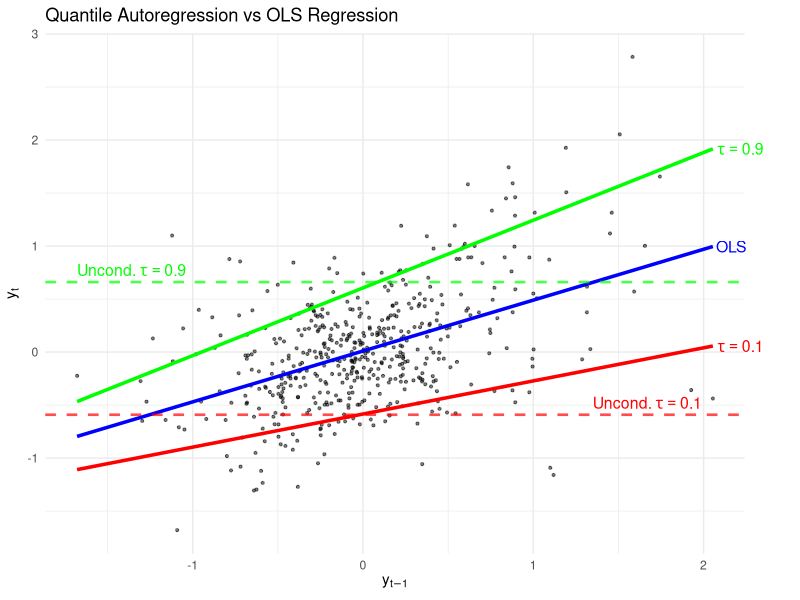

Write R code to recreate this figure.
library(quantreg)
library(ggplot2)

set.seed(11)

# -------------------------
# 1. Simulate heteroskedastic AR(1)
# -------------------------
n <- 500
phi <- 0.5

y <- numeric(n)
eps <- rnorm(n)

for (t in 2:n) {
  sigma_t <- 0.3 + 0.4 * abs(y[t-1])   # state-dependent variance
  y[t] <- phi * y[t-1] + sigma_t * eps[t]
}

df <- data.frame(
  y = y[-1],
  y_lag = y[-n]
)

# -------------------------
# 2. OLS
# -------------------------
ols_model <- lm(y ~ y_lag, data = df)

# -------------------------
# 3. QAR(1) for multiple taus
# -------------------------
tau_vals <- c(0.1, 0.9)

qar_models <- lapply(tau_vals, function(tau) {
  rq(y ~ y_lag, tau = tau, data = df)
})

# -------------------------
# 4. Prediction grid
# -------------------------
x_grid <- seq(min(df$y_lag), max(df$y_lag), length.out = 200)
pred_df <- data.frame(y_lag = x_grid)

pred_df$OLS <- predict(ols_model, newdata = pred_df)

for (i in seq_along(tau_vals)) {
  pred_df[[paste0("QAR_", tau_vals[i])]] <-
    predict(qar_models[[i]], newdata = pred_df)
}

# -------------------------
# 5. Plot
# -------------------------
# Get rightmost x-position
x_pos <- max(pred_df$y_lag)

# Get corresponding y-values at right edge
y_ols  <- tail(pred_df$OLS, 1)
y_q01  <- tail(pred_df$QAR_0.1, 1)
y_q09  <- tail(pred_df$QAR_0.9, 1)

#unconditional quantiles
q01_uncond <- quantile(df$y, 0.1)
q09_uncond <- quantile(df$y, 0.9)

#plot
ggplot(df, aes(x = y_lag, y = y)) +
  geom_point(alpha = 0.5, color = "black", size = 0.75) +
  
  geom_line(data = pred_df, aes(y = OLS), color = "blue", size = 1.2) +
  geom_line(data = pred_df, aes(y = QAR_0.1), color = "red", size = 1.2) +
  geom_line(data = pred_df, aes(y = QAR_0.9), color = "green", size = 1.2) +
  
  # Unconditional quantiles
  geom_hline(yintercept = q01_uncond,
             linetype = "dashed",
             color = "red",
             alpha = 0.7,
             size = 0.9) +
  
  geom_hline(yintercept = q09_uncond,
             linetype = "dashed",
             color = "green",
             alpha = 0.7,
             size = 0.9) +
  
  # Labels for conditional lines
  annotate("text", x = x_pos, y = y_ols,
           label = "OLS",
           color = "blue", hjust = -0.1, size = 4) +
  
  annotate("text", x = x_pos, y = y_q01,
           label = expression(tau == 0.1),
           color = "red", hjust = -0.1, size = 4) +
  
  annotate("text", x = x_pos, y = y_q09,
           label = expression(tau == 0.9),
           color = "green", hjust = -0.1, size = 4) +
  
  # Labels for unconditional quantiles
  annotate("text",
           x = x_pos,
           y = q01_uncond,
           label = expression("Uncond." ~ tau == 0.1),
           color = "red",
           hjust = 1.1,
           vjust = -0.5,
           size = 4) +
  
  annotate("text", x = min(pred_df$y_lag),
           y = q09_uncond,
           label = expression("Uncond." ~ tau == 0.9),
           color = "green", hjust = 0, vjust = -0.5, size = 4) +
  
  labs(
    title = "Quantile Autoregression vs OLS Regression",
    x = expression(y[t-1]),
    y = expression(y[t])
  ) +
  theme_minimal() +
  coord_cartesian(clip = "off") +
  theme(plot.margin = margin(5.5, 40, 5.5, 5.5))
